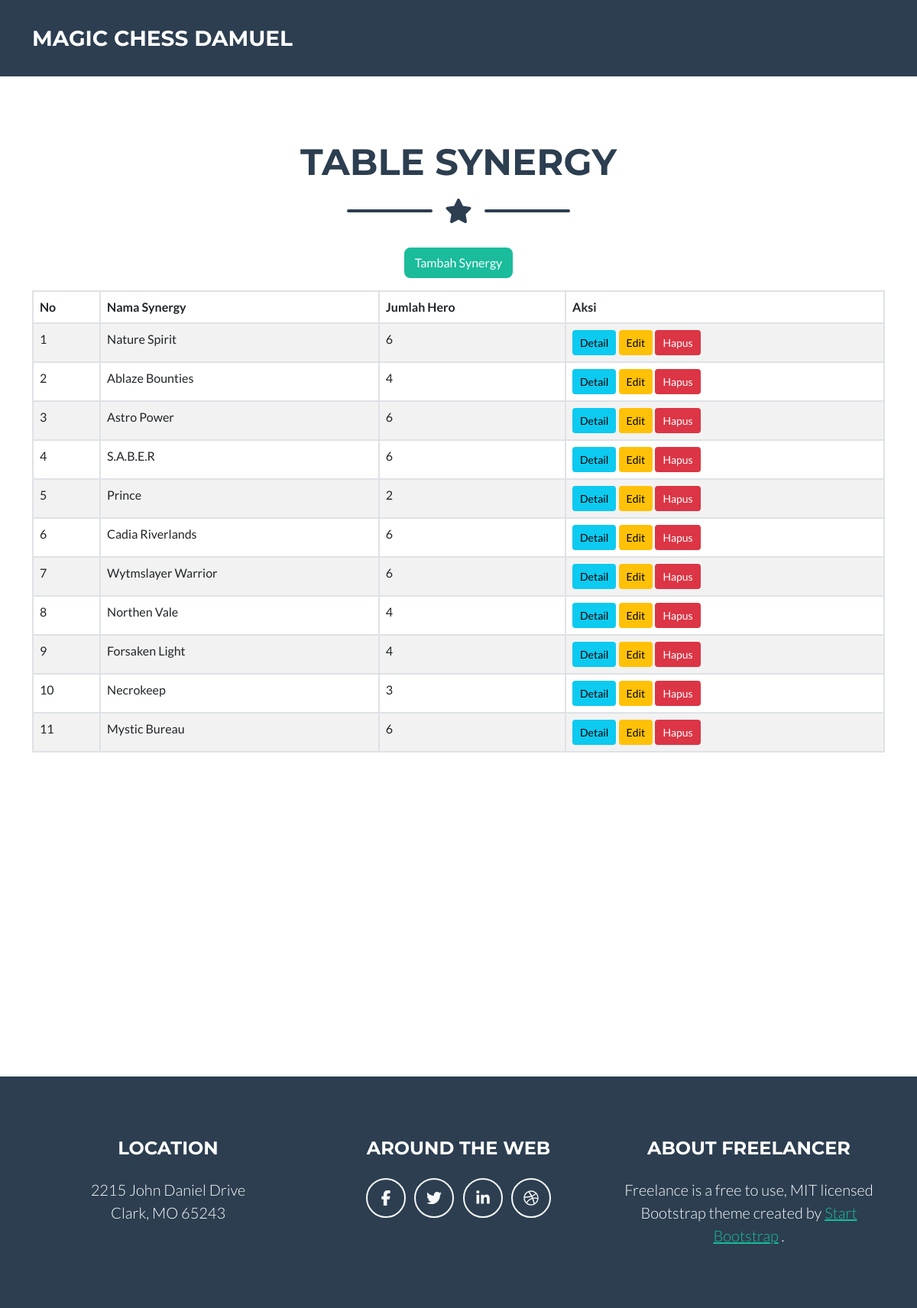
The app's page /index.php/synergy/synergy_index with its own data.
### tables this page shows
CREATE TABLE `synergy` (
  `id` int(11) NOT NULL,
  `nama_synergy` varchar(50) NOT NULL,
  `jmlh_hero` int(11) NOT NULL
);

### application/controllers/Synergy.php (called while the page is built, shortened)
<?php
class Synergy extends CI_Controller
{
    public function __construct()
    {
        $this->load->model('Synergy_model');
    }
    public function synergy_index()
    {
        $data['judul'] = "Halaman Synergy";
        $data['synergies'] = $this->Synergy_model->get_all_synergies();
        $this->load->view("layout/header2");
        $this->load->view("synergy/vw_synergy", $data);
        $this->load->view("layout/footer");
    }
}

### index.php (called while the page is built, shortened)
<?php
require_once BASEPATH.'core/CodeIgniter.php';

### application/models/Synergy_model.php (called while the page is built, shortened)
<?php
class Synergy_model extends CI_Model
{
    public function get_all_synergies()
    {
        return $this->db->get('synergy')->result();
    }
}

### application/views/synergy/vw_synergy.php (the view, shortened to what this page needs)
<section class="page-section portfolio" id="table">
    <div class="container">
        <h2 class="page-section-heading text-center text-uppercase text-secondary mb-0">Table Synergy</h2>
        <div class="divider-custom">
            <div class="divider-custom-line"></div>
            <div class="divider-custom-icon"><i class="fas fa-star"></i></div>
            <div class="divider-custom-line"></div>
        </div>
        <div class="text-center mb-3">
            <a href="<?= base_url('Synergy/synergy_tambah') ?>" class="btn btn-primary">Tambah Synergy</a>
        </div>
        <div class="table-responsive">
            <table class="table table-bordered table-striped">
                <thead>
                    <tr>
                        <th>No</th>
                        <th>Nama Synergy</th>
                        <th>Jumlah Hero</th>
                        <th>Aksi</th>
                    </tr>
                </thead>
                <tbody>
                    <?php if (!empty($synergies)): ?>
                        <?php foreach ($synergies as $index => $synergy): ?>
                            <tr>
                                <td><?= $index + 1 ?></td>
                                <td><?= $synergy->nama_synergy ?></td>
                                <td><?= $synergy->jmlh_hero ?></td>
                                <td>
                                    <a href="<?= base_url('Synergy/synergy_detail/' . $synergy->id) ?>" class="btn btn-info btn-sm">Detail</a>
                                    <a href="<?= base_url('Synergy/synergy_edit/' . $synergy->id) ?>" class="btn btn-warning btn-sm">Edit</a>
                                    <a href="<?= base_url('Synergy/synergy_hapus/' . $synergy->id) ?>" class="btn btn-danger btn-sm">Hapus</a>
                                </td>
                            </tr>
                        <?php endforeach; ?>
                    <?php else: ?>
                        <tr>
                            <td colspan="4">Tidak ada data synergy.</td>
                        </tr>
                    <?php endif; ?>
                </tbody>
            </table>
        </div>
    </div>
</section>

### records on screen
synergy: nama_synergy "Nature Spirit", jmlh_hero "6"
synergy: nama_synergy "Ablaze Bounties", jmlh_hero "4"
synergy: nama_synergy "Astro Power", jmlh_hero "6"
synergy: nama_synergy "S.A.B.E.R", jmlh_hero "6"
synergy: nama_synergy "Prince", jmlh_hero "2"
synergy: nama_synergy "Cadia Riverlands", jmlh_hero "6"
synergy: nama_synergy "Wytmslayer Warrior", jmlh_hero "6"
synergy: nama_synergy "Northen Vale", jmlh_hero "4"
synergy: nama_synergy "Forsaken Light", jmlh_hero "4"
synergy: nama_synergy "Necrokeep", jmlh_hero "3"
synergy: nama_synergy "Mystic Bureau", jmlh_hero "6"
